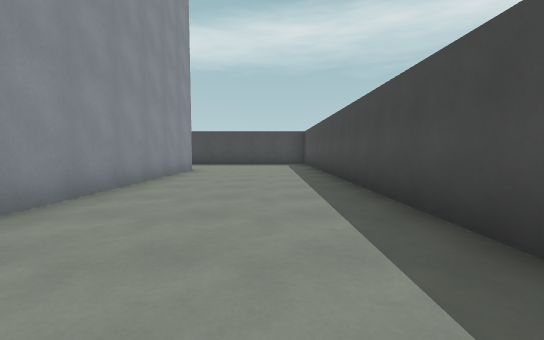
View 1 (above)

16 first-person views from a walk through a level from a Godot 3-D game. The camera is 1.2 m above the floor, tilts 4° down and sees 90° across. The floor is counted in squares, 2 m on a side. Each view is taken from the middle of a square. On the plan, view 1 faces up. The plan holds only what a view shows up to about 9 squares ahead; the rest is blank. The place goes on beyond the plan.

View 2
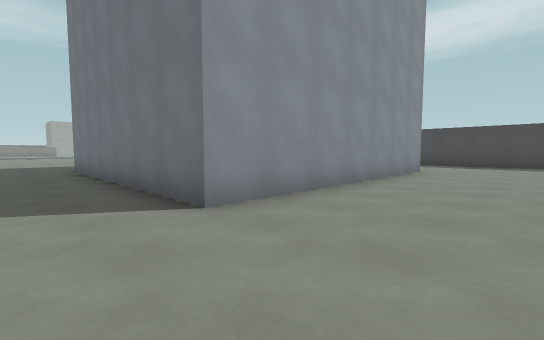

View 3
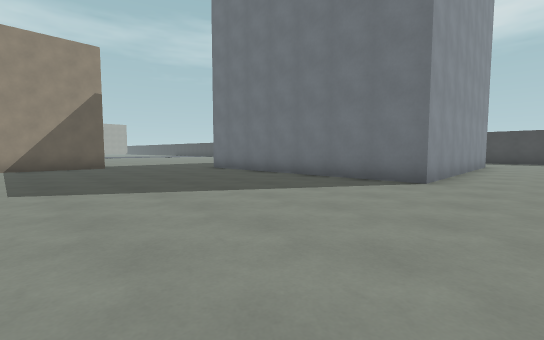

View 4
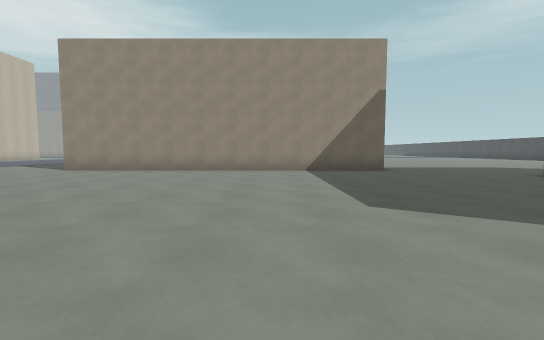

View 5
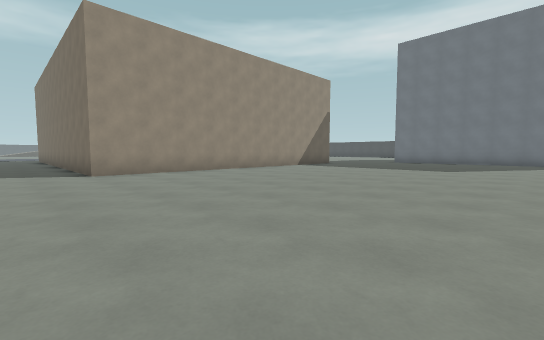

View 6
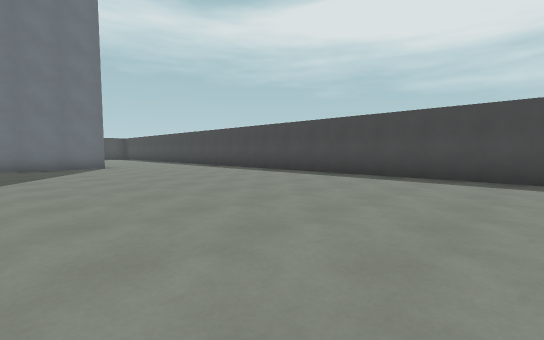

View 7
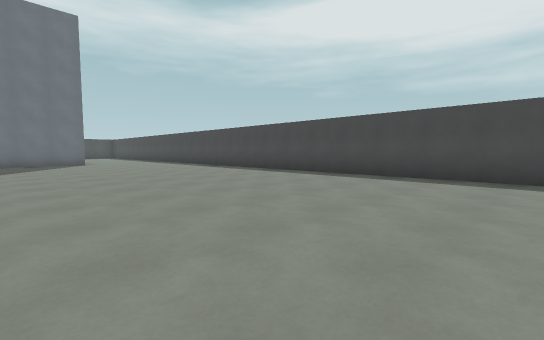

View 8
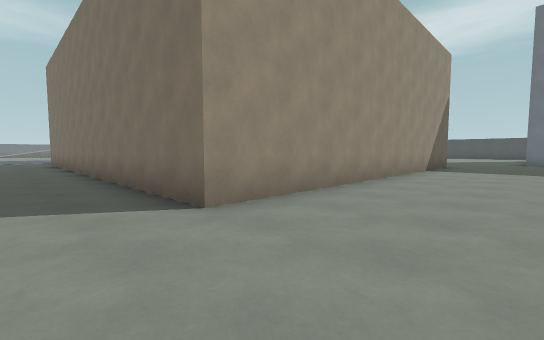

View 9
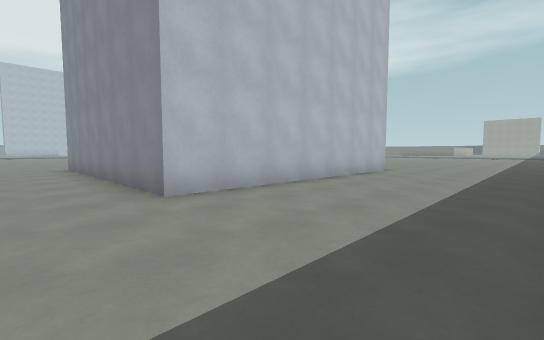

View 10
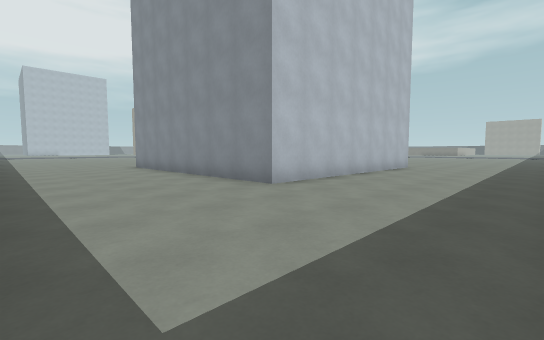

View 11
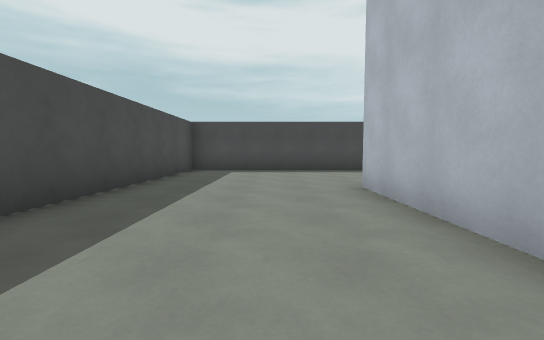

View 12
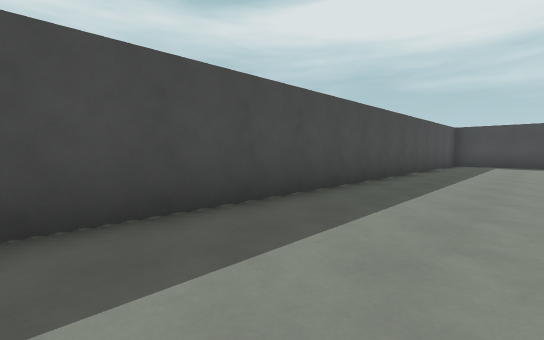

View 13
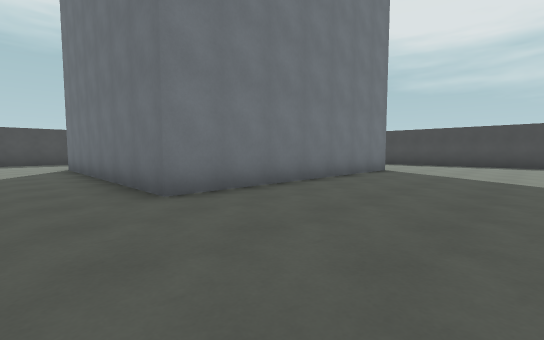

View 14
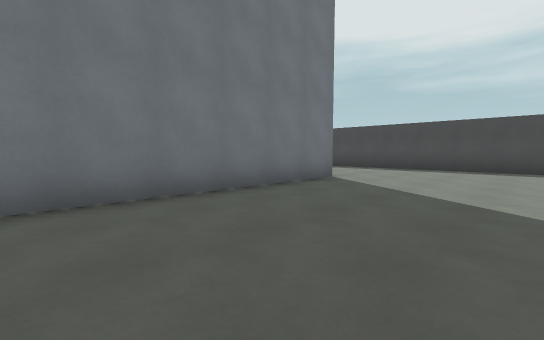

View 15
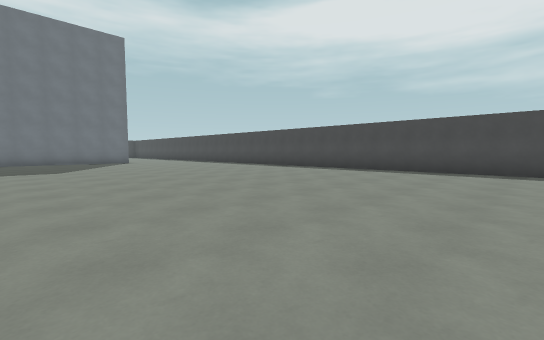

View 16
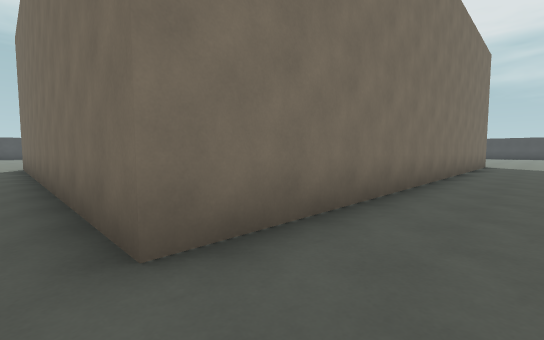

### Floor plan
Points are (right, up) in squares from view 1. A wall is a line through its corners. A room is listed if a view was taken in it or the views show most of it. See-through windows are left out.
Room 1 (views 1, 2, 3, 4, 5, 6, 7, 8, 9, 10, 11, 13, 14, 15, 16)
walls: (-11.5, -1.4) (-11.5, -11.5) (-23.5, -11.5); (-9.5, 8.5) (-2.5, 8.5) (-2.5, 1.5) (-9.5, 1.5) (-9.5, 2.5); (1.5, -13.1) (1.5, 12.5) (-11.1, 12.5)
ways out: opening at (-23.5, -12.5) to room 2; opening at (-10.8, 0.5) to room 2; opening at (-9.8, 10.5) to room 2
Room 2 (view 12)
walls: (-23.5, -11.5) (-23.5, -1.5); (-9.5, 2.5) (-9.5, 8.5)
ways out: opening at (-23.5, -12.5) to room 1; opening at (-10.8, 0.5) to room 1; opening at (-9.8, 10.5) to room 1

Where each view was taken, in squares from view 1:
view 1: 0 up, 0 right, facing up
view 2: 0 up, 0 right, facing up-left
view 3: 4 down, 1 left, facing up-left
view 4: 5 down, 3 left, facing left
view 5: 13 down, 4 left, facing up-left
view 6: 9 down, 5 left, facing up-right
view 7: 12 down, 5 left, facing up-right
view 8: 13 down, 9 left, facing up-left
view 9: 12 up, 1 left, facing down-left
view 10: 12 up, 1 right, facing down-left
view 11: 10 up, 7 left, facing right
view 12: 10 up, 11 left, facing up-right
view 13: 2 down, 11 left, facing up-right
view 14: 2 down, 8 left, facing up-right
view 15: 13 down, 7 left, facing up-right
view 16: 13 down, 24 left, facing up-right
